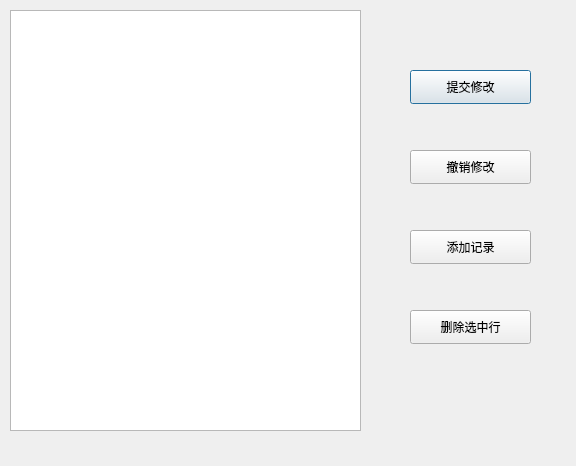
<?xml version="1.0" encoding="UTF-8"?>
<ui version="4.0">
 <class>ZWManage</class>
 <widget class="QDialog" name="ZWManage">
  <property name="geometry">
   <rect>
    <x>0</x>
    <y>0</y>
    <width>576</width>
    <height>466</height>
   </rect>
  </property>
  <property name="windowTitle">
   <string>职务管理</string>
  </property>
  <widget class="QTableView" name="tableView">
   <property name="geometry">
    <rect>
     <x>10</x>
     <y>10</y>
     <width>351</width>
     <height>421</height>
    </rect>
   </property>
  </widget>
  <widget class="QPushButton" name="submit_btn">
   <property name="geometry">
    <rect>
     <x>410</x>
     <y>70</y>
     <width>121</width>
     <height>34</height>
    </rect>
   </property>
   <property name="text">
    <string>提交修改</string>
   </property>
  </widget>
  <widget class="QPushButton" name="cancel_btn">
   <property name="geometry">
    <rect>
     <x>410</x>
     <y>150</y>
     <width>121</width>
     <height>34</height>
    </rect>
   </property>
   <property name="text">
    <string>撤销修改</string>
   </property>
  </widget>
  <widget class="QPushButton" name="del_btn">
   <property name="geometry">
    <rect>
     <x>410</x>
     <y>310</y>
     <width>121</width>
     <height>34</height>
    </rect>
   </property>
   <property name="text">
    <string>删除选中行</string>
   </property>
  </widget>
  <widget class="QPushButton" name="add_btn">
   <property name="geometry">
    <rect>
     <x>410</x>
     <y>230</y>
     <width>121</width>
     <height>34</height>
    </rect>
   </property>
   <property name="text">
    <string>添加记录</string>
   </property>
  </widget>
 </widget>
 <resources/>
 <connections/>
</ui>
